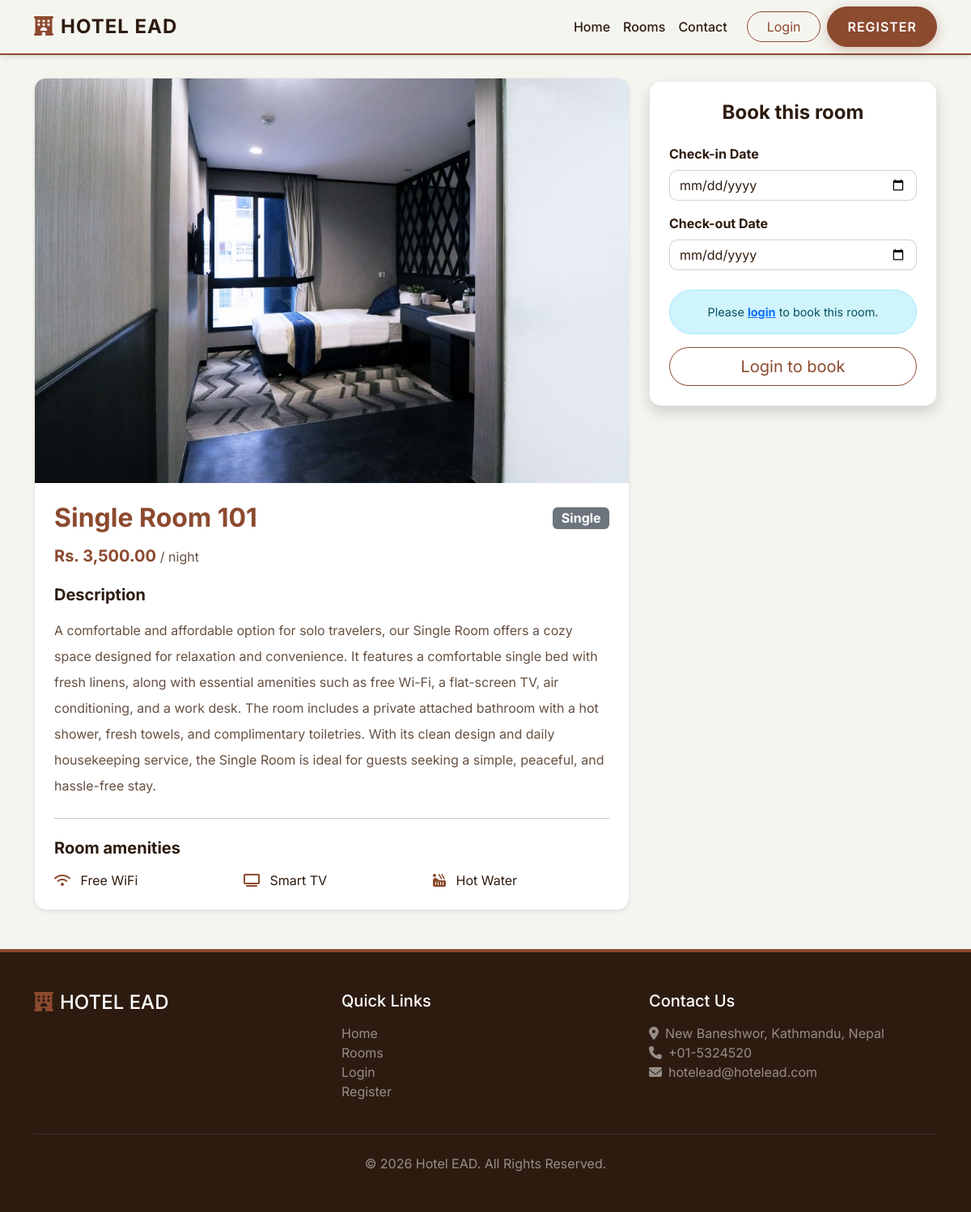
The page /room_details.php?id=1 on the database its author committed.
### tables this page shows
CREATE TABLE `rooms` (
  `id` int(11) NOT NULL,
  `name` varchar(100) NOT NULL,
  `type` varchar(50) NOT NULL,
  `price` decimal(10,2) NOT NULL,
  `image` varchar(255) DEFAULT NULL,
  `status` enum('Available','Booked','Maintenance') DEFAULT 'Available',
  `description` text DEFAULT NULL,
  `amenities` text DEFAULT NULL,
  `created_at` timestamp NOT NULL DEFAULT current_timestamp()
);

### room_details.php (the view, shortened to what this page needs)
<?php
require_once 'includes/db.php';
$id = $conn->real_escape_string($_GET['id']);
$sql = "SELECT * FROM rooms WHERE id = '$id'";
$result = $conn->query($sql);
$room = $result->fetch_assoc();
require_once 'includes/header.php';
?>
<div class="container py-5 mt-5">
    <div class="row">
        <div class="col-lg-8 mb-4 mb-lg-0">
            <div class="card border-0 shadow-sm" style="border-radius: 15px; overflow: hidden;">
                <?php
                $img = !empty($room['image']) ? ROOM_IMG_PATH . htmlspecialchars($room['image']) : "https://images.unsplash.com/photo-1611892440504-42a792e24d32?auto=format&fit=crop&q=80";
                ?>
                <img src="<?php echo $img; ?>" class="img-fluid w-100" style="height: 500px; object-fit: cover;" alt="<?php echo htmlspecialchars($room['name']); ?>">
                <div class="card-body p-4">
                    <div class="d-flex justify-content-between align-items-center mb-3">
                        <h2 class="fw-bold mb-0" style="color: var(--primary-color);"><?php echo htmlspecialchars($room['name']); ?></h2>
                        <span class="badge bg-secondary fs-6"><?php echo htmlspecialchars($room['type']); ?></span>
                    </div>
                    <h4 class="room-price mb-4">Rs. <?php echo number_format($room['price'], 2); ?> <span class="text-muted fs-6 fw-normal">/ night</span></h4>
                    <h5 class="fw-bold mb-3">Description</h5>
                    <p class="text-muted lh-lg"><?php echo nl2br(htmlspecialchars($room['description'])); ?></p>
                    <hr class="my-4">
                    <h5 class="fw-bold mb-3">Room amenities</h5>
                    <div class="row g-3">
                        <?php
                        if (!empty($room['amenities'])) {
                            $ams = explode(',', $room['amenities']);
                            $icons = [
                                'Free WiFi' => 'fa-wifi',
                                'Air Conditioning' => 'fa-snowflake',
                                'Smart TV' => 'fa-tv',
                                'Room Service' => 'fa-bell-concierge',
                                'Mini Bar' => 'fa-glass-water',
                                'Breakfast Included' => 'fa-utensils',
                                'Swimming Pool Access' => 'fa-person-swimming',
                                'Hot Water' => 'fa-hot-tub-person'
                            ];
                            foreach($ams as $am) {
                                $icon = isset($icons[$am]) ? $icons[$am] : 'fa-check';
                                echo "<div class='col-md-4 col-6'><i class='fa-solid $icon text-secondary me-2'></i> $am</div>";
                            }
                        } else {
                            echo "<div class='col-12 text-muted'>No amenities listed.</div>";
                        }
                        ?>
                    </div>
                </div>
            </div>
        </div>
        <div class="col-lg-4">
            <div class="card border-0 shadow" style="border-radius: 15px; position: sticky; top: 100px;">
                <div class="card-body p-4">
                    <h4 class="fw-bold mb-4 text-center">Book this room</h4>
                    <?php if ($room['status'] != 'Available'): ?>
                        <div class="alert alert-warning text-center rounded-pill">
                            <i class="fa-solid fa-triangle-exclamation me-2"></i>This room is currently not available.
                        </div>
                    <?php else: ?>
                        <form method="POST" action="book.php">
                            <div class="mb-3">
                                <label class="form-label fw-bold">Check-in Date</label>
                                <input type="date" name="check_in" class="form-control" required min="<?php echo date('Y-m-d'); ?>" id="check_in">
                            </div>
                            <div class="mb-4">
                                <label class="form-label fw-bold">Check-out Date</label>
                                <input type="date" name="check_out" class="form-control" required min="<?php echo date('Y-m-d', strtotime('+1 day')); ?>" id="check_out">
                            </div>
                            <?php if (isset($_SESSION['user_id'])): ?>
                                <button type="submit" class="btn btn-primary w-100 btn-lg rounded-pill">Proceed to booking</button>
                            <?php else: ?>
                                <div class="alert alert-info text-center rounded-pill" style="font-size: 0.9rem;">
                                    Please <a href="login.php" class="fw-bold">login</a> to book this room.
                                </div>
                                <a href="login.php" class="btn btn-outline-primary w-100 btn-lg rounded-pill">Login to book</a>
                            <?php endif; ?>
                        </form>
                    <?php endif; ?>
                </div>
            </div>
        </div>
    </div>
</div>
<?php require_once 'includes/footer.php'; ?>

### assets/css/style.css (style rules this page uses)
:root { --primary-color: #8C4A2F; --secondary-color: #2D1B10; --accent-color: #A35A3D; --bg-light: #F5F5F0; --text-dark: #2D1B10; }
body { font-family: 'Inter', sans-serif; background-color: var(--bg-light); color: var(--text-dark); display: flex; flex-direction: column; min-height: 100vh; }
.text-muted { color: #665042 !important; }
.btn-outline-primary { color: var(--primary-color); border-color: var(--primary-color); }
.card { background-color: #ffffff !important; color: var(--text-dark); border: 1px solid rgba(45, 27, 16, 0.1) !important; }
.card-body { padding: 2rem; }
.room-price { color: var(--primary-color); font-weight: 700; font-size: 1.25rem; }
.text-secondary, .text-danger { color: var(--primary-color) !important; }
.form-control, .form-select, .input-group-text { background-color: #ffffff !important; color: var(--text-dark) !important; border: 1px solid rgba(45, 27, 16, 0.2) !important; border-radius: 10px; }
.form-control::placeholder { color: #a09088; }

### rows shown on the page
rooms: image (picture), name "Single Room 101", type "Single", price "3,500.00", description "A comfortable and affordable option for solo travelers, our Single Room offers a cozy space designed for relaxation and convenience. It features a comfortable single bed with fresh linens, along with essential amenities such as free Wi-Fi, a flat-screen TV, air conditioning, and a work desk. The room includes a private attached bathroom with a hot shower, fresh towels, and complimentary toiletries. With its clean design and daily housekeeping service, the Single Room is ideal for guests seeking a simple, peaceful, and hassle-free stay.", amenities "Free WiFi", amenities "Smart TV", amenities "Hot Water"
